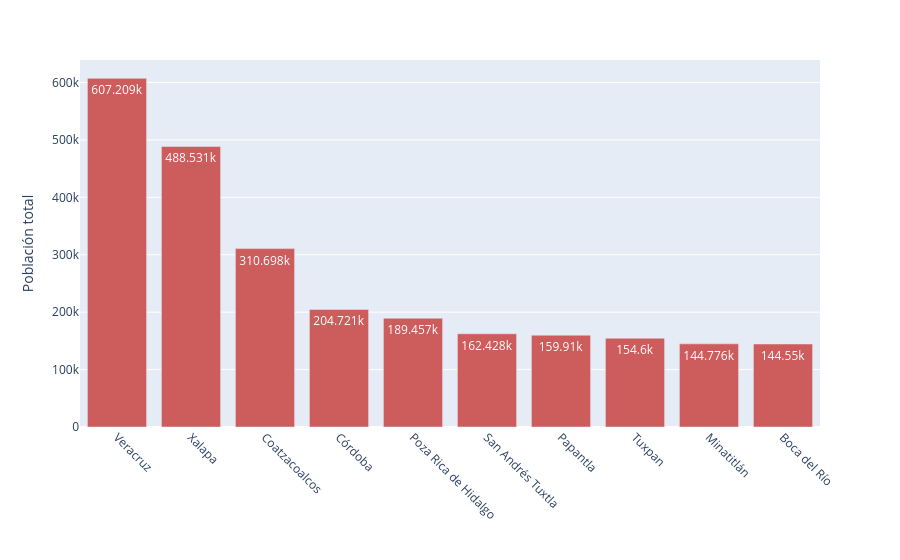

Write notebook code for a chart like this one.
### Markdown cell above
# De acuerdo con INEGI, en el municipio de Veracruz viven más de 600,000 personas, es decir, ¡más de medio millón de personas expuestas a impactos por fenómenos meteorológicos y del mar!

### Code cell
fig=px.bar(municipios_mas_poblados, x='NOM_MUN', y='POBTOT', color_discrete_sequence=['indianred'], text_auto=True)
fig.update_layout(xaxis_title=" ", yaxis_title="Población total", xaxis_tickangle=45)
fig.show()

### Figure 1 — Plotly figure (JSON) as saved in the notebook; plotly's stock layout.template omitted (floating-point values rounded to 4 significant figures)
{"data": [{"hovertemplate": "NOM_MUN=%{x}<br>POBTOT=%{y}<extra></extra>", "legendgroup": "", "marker": {"color": "indianred", "pattern": {"shape": ""}}, "name": "", "orientation": "v", "showlegend": false, "textposition": "auto", "texttemplate": "%{y}", "type": "bar", "x": ["Veracruz", "Xalapa", "Coatzacoalcos", "Córdoba", "Poza Rica de Hidalgo", "San Andrés Tuxtla", "Papantla", "Tuxpan", "Minatitlán", "Boca del Río"], "xaxis": "x", "y": [607209, 488531, 310698, 204721, 189457, 162428, 159910, 154600, 144776, 144550], "yaxis": "y"}], "layout": {"barmode": "relative", "legend": {"tracegroupgap": 0}, "margin": {"t": 60}, "xaxis": {"anchor": "y", "domain": [0, 1], "tickangle": 45, "title": {"text": " "}}, "yaxis": {"anchor": "x", "domain": [0, 1], "title": {"text": "Población total"}}}}
